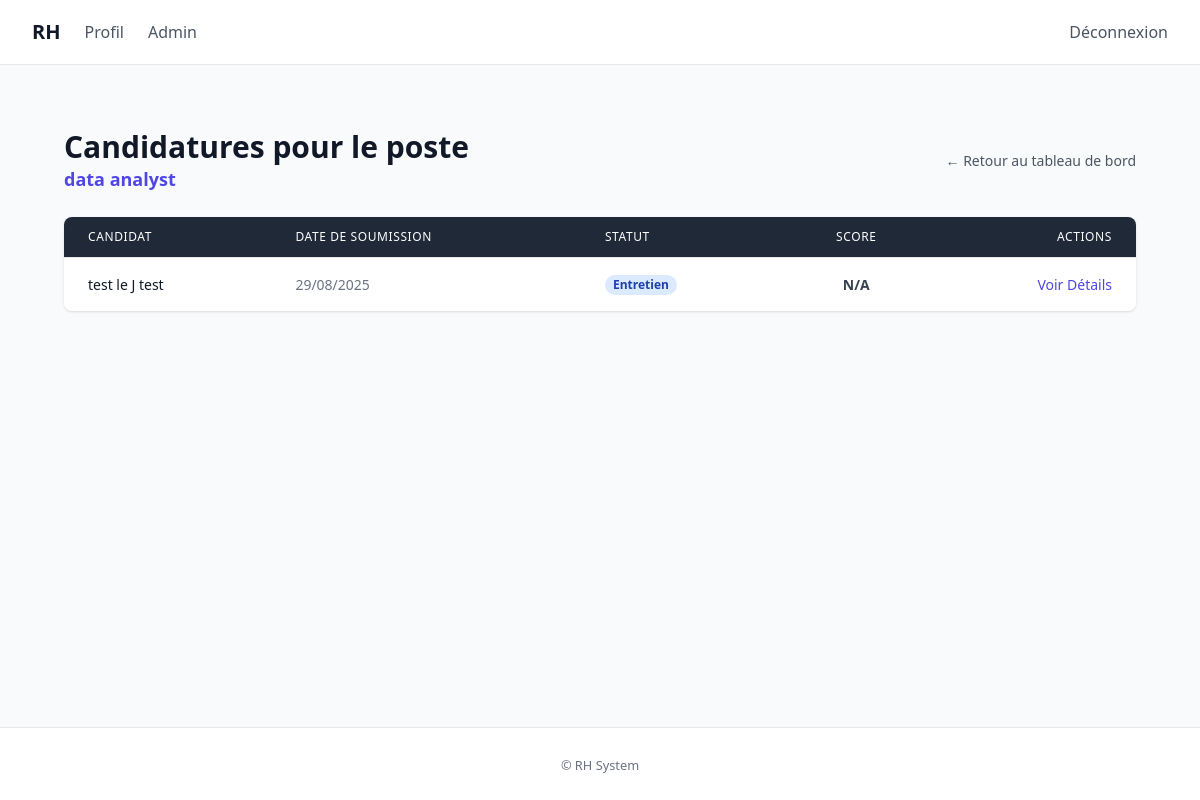
The page /recruitment/postes/2/candidatures/ (signed in) on the database as committed earlier.
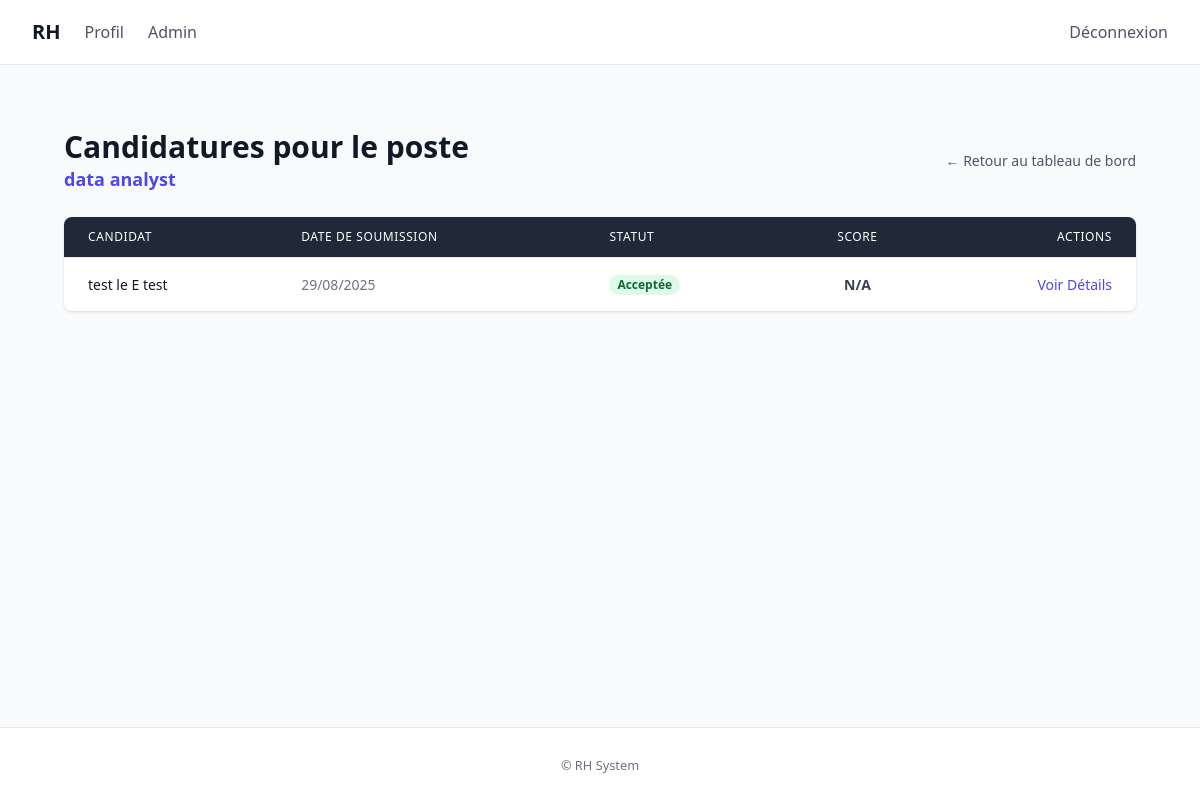
The same page on the database as committed later.
### recruitment/models.py (models this page shows, shortened)
class Candidature(models.Model):
    class Statuts(models.TextChoices):
        SOUMISE = "submitted", "Soumise"
        EN_REVUE = "in_review", "En revue"
        ENTRETIEN = "interview", "Entretien"
        ACCEPTEE = "accepted", "Acceptée"
        REFUSEE = "rejected", "Refusée"
    candidat = models.ForeignKey(User, on_delete=models.CASCADE, related_name="candidatures")
    poste = models.ForeignKey(Poste, on_delete=models.CASCADE, related_name="candidatures")
    cv_file = models.FileField(
        upload_to=upload_to_cv,
        validators=[validate_document_file],
        blank=True,
        null=True,
    )
    lettre_motivation_file = models.FileField(
        upload_to=upload_to_lettre,
        validators=[validate_document_file],
        blank=True,
        null=True,
    )
    date_soumission = models.DateTimeField(auto_now_add=True)
    statut = models.CharField(max_length=20, choices=Statuts.choices, default=Statuts.SOUMISE)
    class Meta:
        ordering = ["-date_soumission"]
        indexes = [
            models.Index(fields=["statut", "date_soumission"]),
        ]
        constraints = [
            models.UniqueConstraint(fields=["candidat", "poste"], name="unique_candidature_par_poste"),
        ]
    def get_statut_class(self) -> str:
        if self.statut == self.Statuts.SOUMISE:
            return "bg-gray-100 text-gray-800"
        elif self.statut == self.Statuts.EN_REVUE:
            return "bg-yellow-100 text-yellow-800"
        elif self.statut == self.Statuts.ENTRETIEN:
            return "bg-blue-100 text-blue-800"
        elif self.statut == self.Statuts.ACCEPTEE:
            return "bg-green-100 text-green-800"
        elif self.statut == self.Statuts.REFUSEE:
            return "bg-red-100 text-red-800"
        return "bg-gray-100 text-gray-800"

### recruitment/views.py (the view)
# urls.py: path('postes/<int:poste_id>/candidatures/', views.PosteCandidaturesListView.as_view(), name='poste_candidatures'),
class PosteCandidaturesListView(AdminRequiredMixin, ListView):
    model = Candidature
    template_name = 'recruitment/poste_candidatures.html'
    context_object_name = 'candidatures'
    def get_queryset(self):
        self.poste = get_object_or_404(Poste, pk=self.kwargs['poste_id'])
        return Candidature.objects.filter(poste=self.poste)
    def get_context_data(self, **kwargs):
        context = super().get_context_data(**kwargs)
        context['poste'] = self.poste
        return context

### recruitment/templates/recruitment/poste_candidatures.html (shortened to what this page needs)
{% extends "accounts/base.html" %}
{% block content %}
<div class="max-w-7xl mx-auto px-4 sm:px-6 lg:px-8 py-8">
    <div class="flex justify-between items-center mb-6">
        <div>
            <h1 class="text-3xl font-bold text-gray-900">Candidatures pour le poste</h1>
            <p class="text-lg text-primary font-semibold">{{ poste.titre }}</p>
        </div>
        <a href="{% url 'recruitment:dashboard_admin' %}" class="text-sm font-medium text-gray-600 hover:text-primary">&larr; Retour au tableau de bord</a>
    </div>
    <div class="overflow-x-auto bg-white rounded-lg shadow">
        <table class="min-w-full divide-y divide-gray-200">
            <thead class="bg-gray-800">
                <tr>
                    <th scope="col" class="px-6 py-3 text-left text-xs font-medium text-white uppercase tracking-wider">Candidat</th>
                    <th scope="col" class="px-6 py-3 text-left text-xs font-medium text-white uppercase tracking-wider">Date de Soumission</th>
                    <th scope="col" class="px-6 py-3 text-left text-xs font-medium text-white uppercase tracking-wider">Statut</th>
                    <th scope="col" class="px-6 py-3 text-center text-xs font-medium text-white uppercase tracking-wider">Score</th>
                    <th scope="col" class="px-6 py-3 text-right text-xs font-medium text-white uppercase tracking-wider">Actions</th>
                </tr>
            </thead>
            <tbody class="bg-white divide-y divide-gray-200">
                {% for candidature in candidatures %}
                <tr class="hover:bg-gray-50">
                    <td class="px-6 py-4 whitespace-nowrap text-sm font-medium text-gray-900">{{ candidature.candidat.get_full_name|default:candidature.candidat.username }}</td>
                    <td class="px-6 py-4 whitespace-nowrap text-sm text-gray-500">{{ candidature.date_soumission|date:"d/m/Y" }}</td>
                    <td class="px-6 py-4 whitespace-nowrap text-sm">
                        <span class="px-2 inline-flex text-xs leading-5 font-semibold rounded-full {{ candidature.get_statut_class }}">
                            {{ candidature.get_statut_display }}
                        </span>
                    </td>
                    <td class="px-6 py-4 whitespace-nowrap text-center text-sm font-bold text-gray-700">{{ candidature.score.score_ia|default:"N/A" }}</td>
                    <td class="px-6 py-4 whitespace-nowrap text-right text-sm font-medium">
                        <a href="{% url 'recruitment:candidature_detail' candidature.pk %}" class="text-primary hover:text-indigo-900">Voir Détails</a>
                    </td>
                </tr>
                {% empty %}
                <tr>
                    <td colspan="5" class="text-center py-12 text-gray-500">Aucune candidature pour ce poste.</td>
                </tr>
                {% endfor %}
            </tbody>
        </table>
    </div>
</div>
{% endblock %}

Rows that differ between the two databases and show on the page:
changed Candidature: candidat.get_full_name "test le J test" → "test le E test"; statut "Entretien" → "Acceptée"
